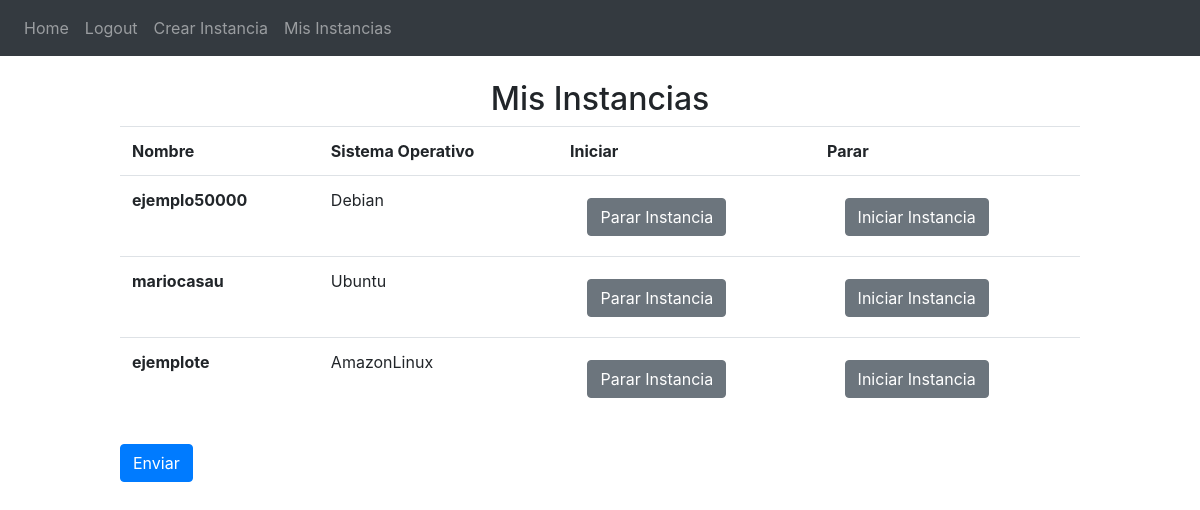
The page /misInstancias (signed in) on the database as committed earlier.
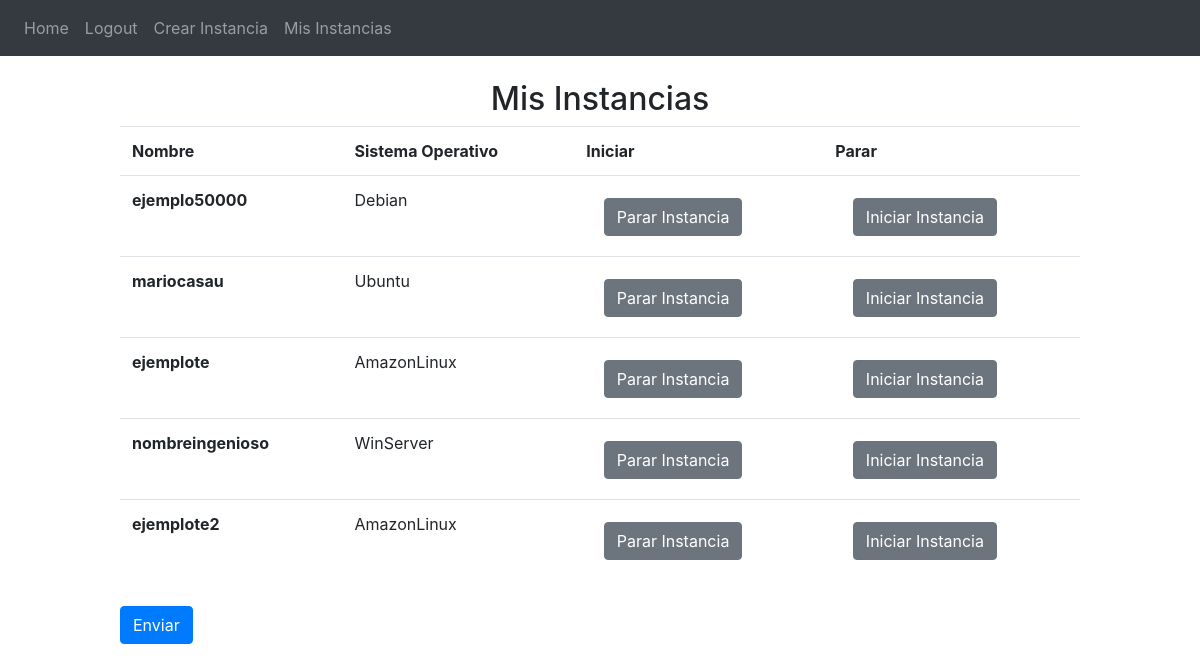
The same page on the database as committed later.
### website/models.py (models this page shows)
class Instancia(db.Model):
    id = db.Column(db.String(50), primary_key=True)
    user_id = db.Column(db.Integer, ForeignKey('usuario.id'))
    name = db.Column(db.String(150))
    opsys = db.Column(db.String(50))
    keypairs = db.Column(db.String(50))

### website/views.py (the view, shortened to what this page needs)
@views.route('/misInstancias', methods=['GET','POST'])
@login_required
def mis_instancias():
    return render_template('misinstancias.html',  user=current_user)

### website/__init__.py (called while the page is built)
def create_app():
    app = Flask(__name__)
    app.config['SECRET_KEY'] = 'asdjlkasdj lkasdjlkdj'
    app.config['SQLALCHEMY_DATABASE_URI'] = f'sqlite:///{DB_NAME}'
    db.init_app(app)
    from .views import views
    from .auth import auth
    app.register_blueprint(views, url_prefix='/')
    app.register_blueprint(auth, url_prefix='/')
    from .models import Usuario, Instancia
    create_database(app)
    login_manager = LoginManager()
    login_manager.login_view = 'auth.login'
    login_manager.init_app(app)
    @login_manager.user_loader
    def load_user(id):
        return Usuario.query.get(int(id))
    return app

### website/templates/misinstancias.html (shortened to what this page needs)
{% extends 'base.html' %}
{% block content %}
    <h2 class="text-center mt-4">Mis Instancias</h2>
    <form method='POST' class="form-group">
        <table class="table">
                <tr>
                    <th scope="col">Nombre</th>
                    <th scope="col">Sistema Operativo</th>
                    <th scope="col">Iniciar</th>
                    <th scope="col">Parar</th>
                </tr>
              {% for Instancia in user.Instance %}
                <tr>
                    <th scope="row">{{ Instancia.name }}</th>
                    <td>{{ Instancia.opsys }}</td>
                    <td>
                        <label class="btn btn-secondary" for="parar{{ Instancia.name }}">Parar Instancia</label>
                    </td>
                    <td>
                        <label class="btn btn-secondary" for="iniciar{{ Instancia.name }}">Iniciar Instancia</label>
                    </td>
                </tr>
            {% endfor %}
        </table>
        <button type="submit" class="btn btn-primary enviar">Enviar</button>
    </form>
{% endblock %}

### website/templates/base.html (shortened to what this page needs)
<!DOCTYPE html>
<html lang="es">
	<head>
		<link
		  rel="stylesheet"
		  href="https://stackpath.bootstrapcdn.com/bootstrap/4.4.1/css/bootstrap.min.css"
		/>
		<link
		  rel="stylesheet"
		  href="https://stackpath.bootstrapcdn.com/font-awesome/4.7.0/css/font-awesome.min.css"
		/>
	</head>
	<body>
		<header>
			<nav class="navbar navbar-expand-lg navbar-dark bg-dark">
				<ul class="navbar-nav">
					{% if user.is_authenticated %}
					<li><a href="/" class="nav-item nav-link" id="home">Home</a></li>
					<li><a href="/logout" class="nav-item nav-link" id="logout">Logout</a></li>
					<li><a href="/createInstance" class="nav-item nav-link" id="createInstance">Crear Instancia</a></li>
					<li><a href="/misInstancias" class="nav-item nav-link" id="misInstancias">Mis Instancias</a></li>
					{% else %}
					<li><a href="/sign-in" class="nav-item nav-link" id="signin">Sign-In</a></li>
					<li><a href="/login" class="nav-item nav-link" id="login">Login</a></li>
					{% endif %}
				</ul>
			</nav>
		</header>
		{% block content%}
		{% endblock %}
	</body>
</html>

### website/templates/misinstancias.html (style rules this page uses)
label { cursor:pointer; margin-top:10px; }
form { width:80%; margin:auto; }
button.enviar { margin:10px auto; }

Rows that differ between the two databases and show on the page:
added Instancia: name "nombreingenioso", opsys "WinServer"
added Instancia: name "ejemplote2", opsys "AmazonLinux"
